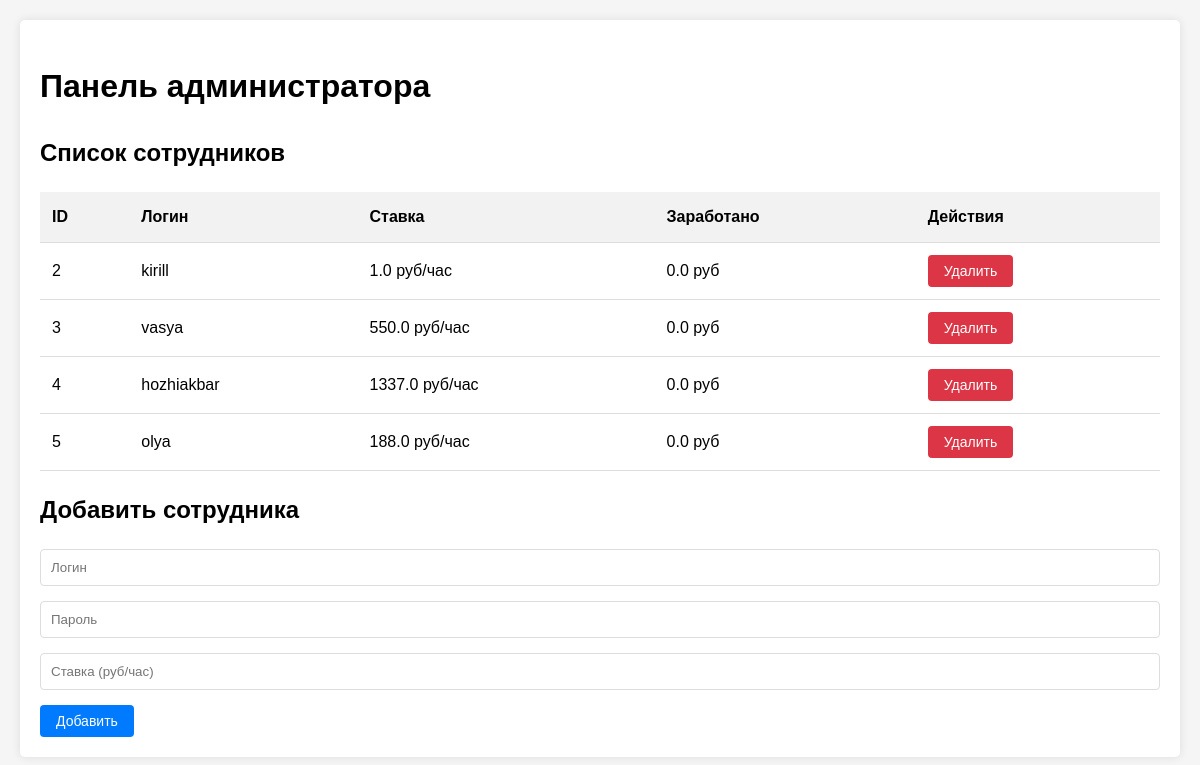
Page /admin (signed in) on the earlier database version.
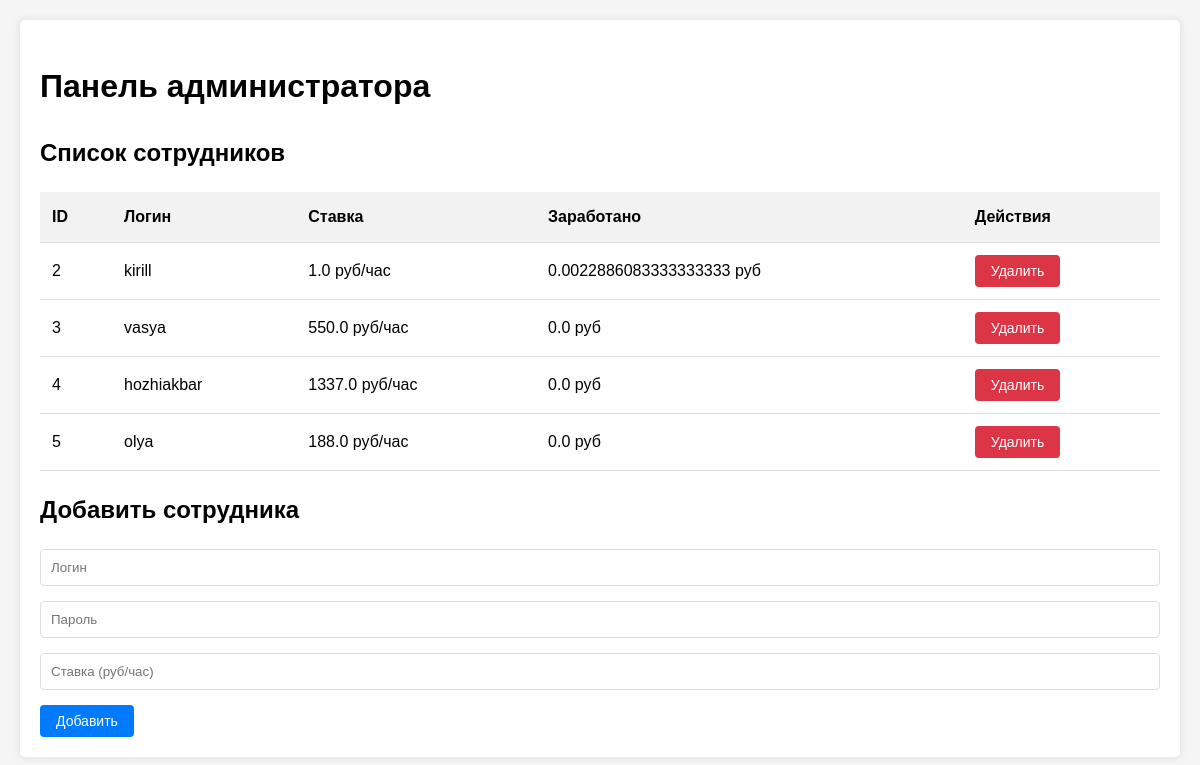
Same page on the later database version.
### app.py (models this page shows)
class User(db.Model):
    id = db.Column(db.Integer, primary_key=True)
    username = db.Column(db.String(80), unique=True, nullable=False)
    password = db.Column(db.String(120), nullable=False)
    hourly_rate = db.Column(db.Float, default=0.0)
    is_admin = db.Column(db.Boolean, default=False)
    total_earned = db.Column(db.Float, default=0.0)

### app.py (the view)
@app.route('/admin')
@login_required
def admin():
    if not session.get('is_admin'):
        return redirect(url_for('work'))
    employees = User.query.filter_by(is_admin=False).all()
    return render_template('admin.html', employees=employees)

### app.py (called while the page is built)
def login_required(f):
    @wraps(f)
    def decorated_function(*args, **kwargs):
        if 'user_id' not in session:
            return redirect(url_for('login'))
        return f(*args, **kwargs)
    return decorated_function

### templates/admin.html
{% extends "base.html" %}
{% block content %}
<h1>Панель администратора</h1>
<h2>Список сотрудников</h2>
<table class="table">
    <thead>
        <tr>
            <th>ID</th>
            <th>Логин</th>
            <th>Ставка</th>
            <th>Заработано</th>
            <th>Действия</th>
        </tr>
    </thead>
    <tbody>
        {% for employee in employees %}
        <tr>
            <td>{{ employee.id }}</td>
            <td>{{ employee.username }}</td>
            <td>{{ employee.hourly_rate }} руб/час</td>
            <td>{{ employee.total_earned }} руб</td>
            <td>
                <form action="{{ url_for('delete_employee', employee_id=employee.id) }}" method="POST">
                    <button type="submit" class="btn btn-danger"
                            onclick="return confirm('Удалить {{ employee.username }}?')">
                        Удалить
                    </button>
                </form>
            </td>
        </tr>
        {% endfor %}
    </tbody>
</table>
<h2>Добавить сотрудника</h2>
<form method="POST" action="{{ url_for('add_employee') }}">
    <div class="form-group">
        <input type="text" name="username" placeholder="Логин" required class="form-control">
    </div>
    <div class="form-group">
        <input type="password" name="password" placeholder="Пароль" required class="form-control">
    </div>
    <div class="form-group">
        <input type="number" name="hourly_rate" placeholder="Ставка (руб/час)" step="0.01" required class="form-control">
    </div>
    <button type="submit" class="btn btn-primary">Добавить</button>
</form>
{% endblock %}

### templates/base.html (shortened to what this page needs)
<!DOCTYPE html>
<html>
<head>
    <link rel="stylesheet" href="{{ url_for('static', filename='style.css') }}">
</head>
<body>
    <div class="container">
        {% block content %}{% endblock %}
    </div>
</body>
</html>

### static/style.css (style rules this page uses)
body { font-family: Arial, sans-serif; line-height: 1.6; margin: 0; padding: 20px; background-color: #f5f5f5; }
.container { max-width: 1200px; margin: 0 auto; background: white; padding: 20px; border-radius: 5px; box-shadow: 0 0 10px rgba(0,0,0,0.1); }
.table { width: 100%; border-collapse: collapse; margin-bottom: 20px; }
.table th, .table td { padding: 12px; text-align: left; border-bottom: 1px solid #ddd; }
.table th { background-color: #f2f2f2; }
.btn { display: inline-block; padding: 8px 16px; border: none; border-radius: 4px; cursor: pointer; text-decoration: none; font-size: 14px; }
.btn-danger { background-color: #dc3545; color: white; }
.btn-primary { background-color: #007bff; color: white; }
.form-group { margin-bottom: 15px; }
.form-control { width: 100%; padding: 10px; border: 1px solid #ddd; border-radius: 4px; box-sizing: border-box; }

Differences in the rows shown:
changed User "kirill": total_earned "0.0" → "0.0022886083333333333"
